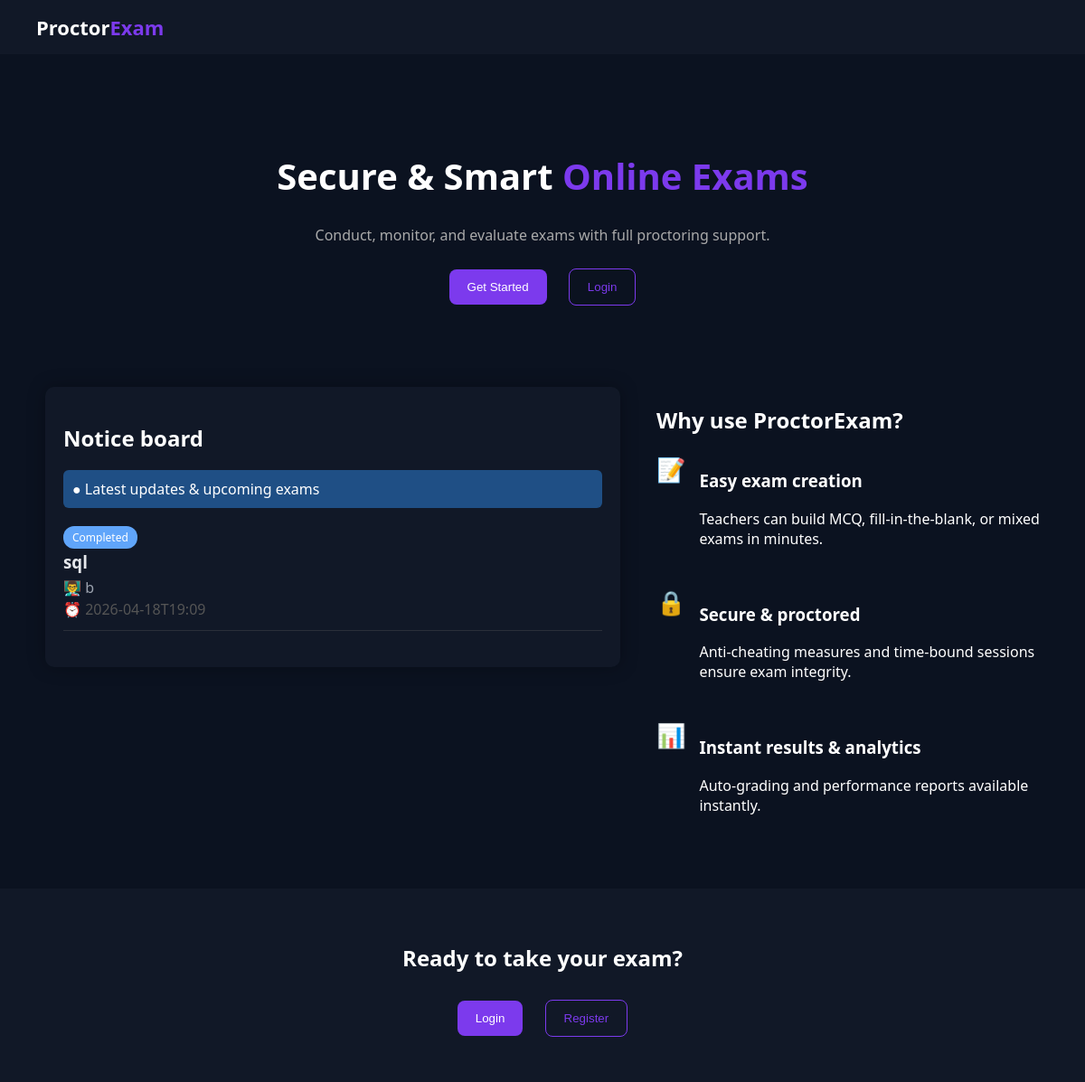
The page / on the database its author committed.
### tables this page shows
CREATE TABLE exams (
    id INTEGER PRIMARY KEY AUTOINCREMENT,
    exam_name TEXT UNIQUE NOT NULL,
    subject TEXT,
    description TEXT,
    start_time TEXT NOT NULL,
    duration INTEGER NOT NULL,
    random_password TEXT NOT NULL,
    examiner_id INTEGER NOT NULL,
    is_deleted INTEGER DEFAULT 0, 
    -- NEW: Track if results are visible to students
    results_published INTEGER DEFAULT 0,
    FOREIGN KEY (examiner_id) REFERENCES users (id)
);

### app.py (the view)
@app.route('/')
def index():
    conn = get_db()
    exams = conn.execute("""
        SELECT e.id, e.exam_name, e.start_time, e.duration,
               u.username as teacher_name
        FROM exams e
        JOIN users u ON e.examiner_id = u.id
        ORDER BY e.start_time DESC
        LIMIT 5
    """).fetchall()
    from datetime import datetime, timedelta
    exam_list = []
    for exam in exams:
        start = datetime.strptime(exam['start_time'], "%Y-%m-%dT%H:%M")
        end = start + timedelta(minutes=exam['duration'])
        now = datetime.now()
        if start <= now <= end:
            status = "Live"
        elif start > now:
            status = "Upcoming"
        else:
            status = "Result"
        exam_list.append({
            "name": exam["exam_name"],
            "teacher": exam["teacher_name"],
            "start": exam["start_time"],
            "status": status
        })
    conn.close()
    return render_template('home.html', exams=exam_list)

### app.py (called while the page is built)
def get_db():
    conn = sqlite3.connect(DB_PATH, timeout=20)
    conn.row_factory = sqlite3.Row
    return conn

### templates/home.html (shortened to what this page needs)
<!DOCTYPE html>
<html lang="en">
<head>
</head>
<body>
<div class="navbar">
    <div class="logo">Proctor<span>Exam</span></div>
</div>
<div class="hero">
    <h1>Secure & Smart <span>Online Exams</span></h1>
    <p>Conduct, monitor, and evaluate exams with full proctoring support.</p>
    <a href="/register"><button class="btn btn-primary">Get Started</button></a>
    <a href="/login"><button class="btn btn-outline">Login</button></a>
</div>
<div class="main-content">
    <div class="left-section">
        <div class="notice-board">
            <h2>Notice board</h2>
            <div class="notice-header">
                ● Latest updates & upcoming exams
            </div>
            {% if exams and exams|length > 0 %}
                {% for exam in exams %}
                <div class="notice-item">
                    {% if exam.status == "Live" %}
                        <span class="badge live">Live</span>
                    {% elif exam.status == "Upcoming" %}
                        <span class="badge upcoming">Upcoming</span>
                    {% else %}
                        <span class="badge result">Completed</span>
                    {% endif %}
                    <h3>{{ exam.name }}</h3>
                    <p>
                        👨‍🏫 {{ exam.teacher }}
                    </p>
                    <p style="color:#555;">
                        ⏰ {{ exam.start }}
                    </p>
                </div>
                {% endfor %}
            {% else %}
                <p>No updates available</p>
            {% endif %}
        </div>
    </div>
    <div class="right-section">
        <h2>Why use ProctorExam?</h2>
        <div class="feature">
            <div class="icon">📝</div>
            <div>
                <h3>Easy exam creation</h3>
                <p>Teachers can build MCQ, fill-in-the-blank, or mixed exams in minutes.</p>
            </div>
        </div>
        <div class="feature">
            <div class="icon">🔒</div>
            <div>
                <h3>Secure & proctored</h3>
                <p>Anti-cheating measures and time-bound sessions ensure exam integrity.</p>
            </div>
        </div>
        <div class="feature">
            <div class="icon">📊</div>
            <div>
                <h3>Instant results & analytics</h3>
                <p>Auto-grading and performance reports available instantly.</p>
            </div>
        </div>
    </div>
</div>
<div class="footer">
    <h2>Ready to take your exam?</h2>
    <a href="/login"><button class="btn btn-primary">Login</button></a>
    <a href="/register"><button class="btn btn-outline">Register</button></a>
</div>
</body>
</html>

### templates/home.html (style rules this page uses)
body { margin: 0; font-family: 'Segoe UI', sans-serif; background: #0b1220; color: #fff; }
.navbar { display: flex; justify-content: space-between; padding: 15px 40px; background: #111827; }
.logo { font-size: 22px; font-weight: bold; }
.logo span { color: #7c3aed; }
.hero { text-align: center; padding: 80px 20px 40px; }
.hero h1 { font-size: 40px; }
.hero span { color: #7c3aed; }
.hero p { color: #aaa; }
.btn { padding: 12px 20px; margin: 10px; border-radius: 8px; cursor: pointer; }
.btn-primary { background: #7c3aed; color: white; border: none; }
.btn-outline { border: 1px solid #7c3aed; color: #7c3aed; background: transparent; }
.main-content { display: flex; gap: 40px; max-width: 1100px; margin: 40px auto; align-items: flex-start; }
.left-section { flex: 1.5; }
.right-section { flex: 1; }
.notice-board { background: #111827; color: #fff; border-radius: 10px; padding: 20px; box-shadow: 0 0 20px rgba(0,0,0,0.3); }
.notice-header { background: #1f4f85; color: #fff; padding: 10px; border-radius: 6px; margin-bottom: 20px; }
.notice-item { margin-bottom: 20px; padding-bottom: 10px; border-bottom: 1px solid #2a2f3a; }
.notice-item h3 { margin: 5px 0; color: #e5e7eb; }
.notice-item p { margin: 2px 0; color: #9ca3af; }
.badge { padding: 4px 10px; border-radius: 12px; font-size: 12px; }
.result { background: #60a5fa; }
.right-section h2 { margin-bottom: 20px; }
.feature { display: flex; gap: 15px; margin-bottom: 25px; }
.icon { font-size: 26px; }
.footer { text-align: center; padding: 40px; background: #111827; }

### rows shown on the page
exams: name "sql", teacher "b", start "2026-04-18T19:09"
